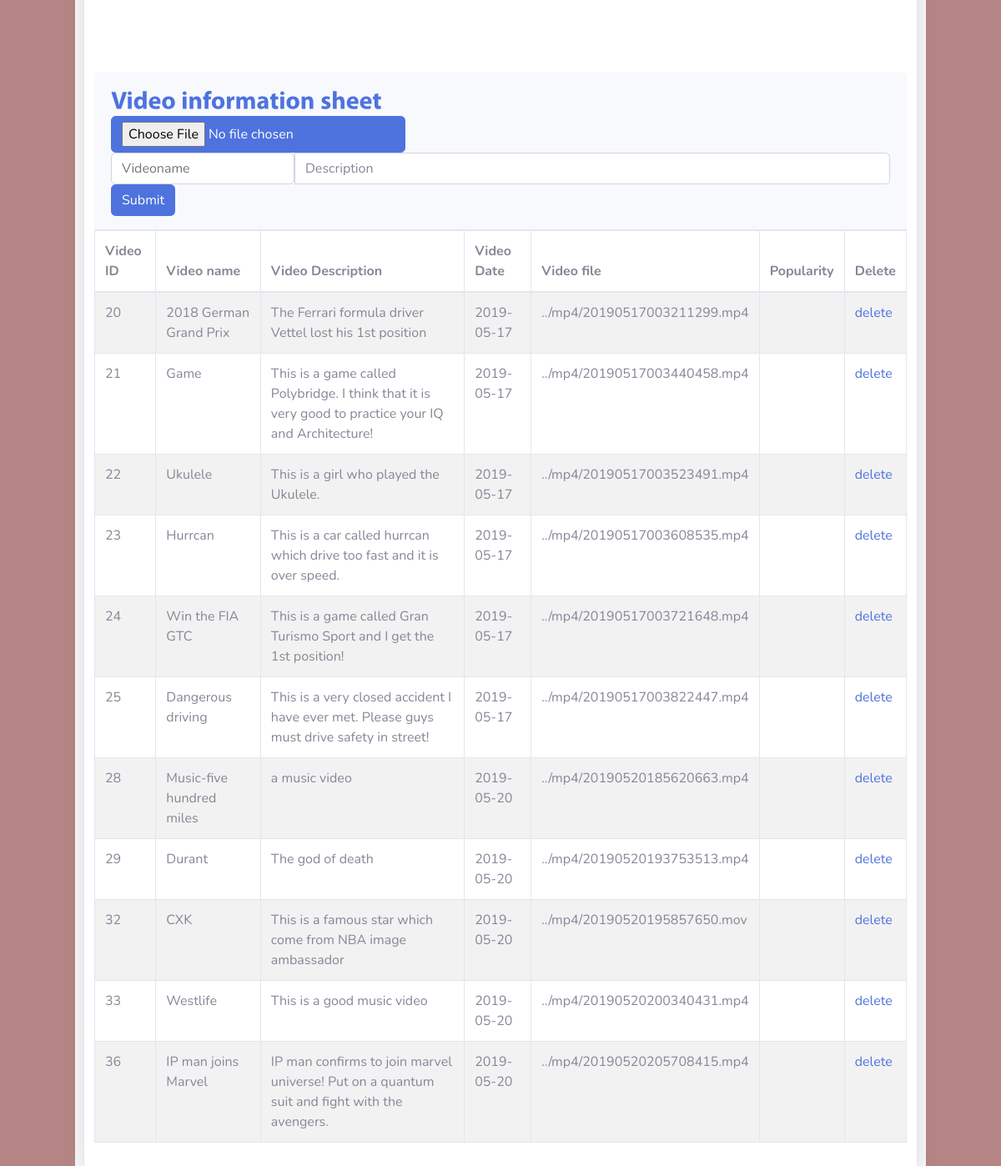
Page /admin/b_v_table.php (signed in, lower part) on the earlier database version.
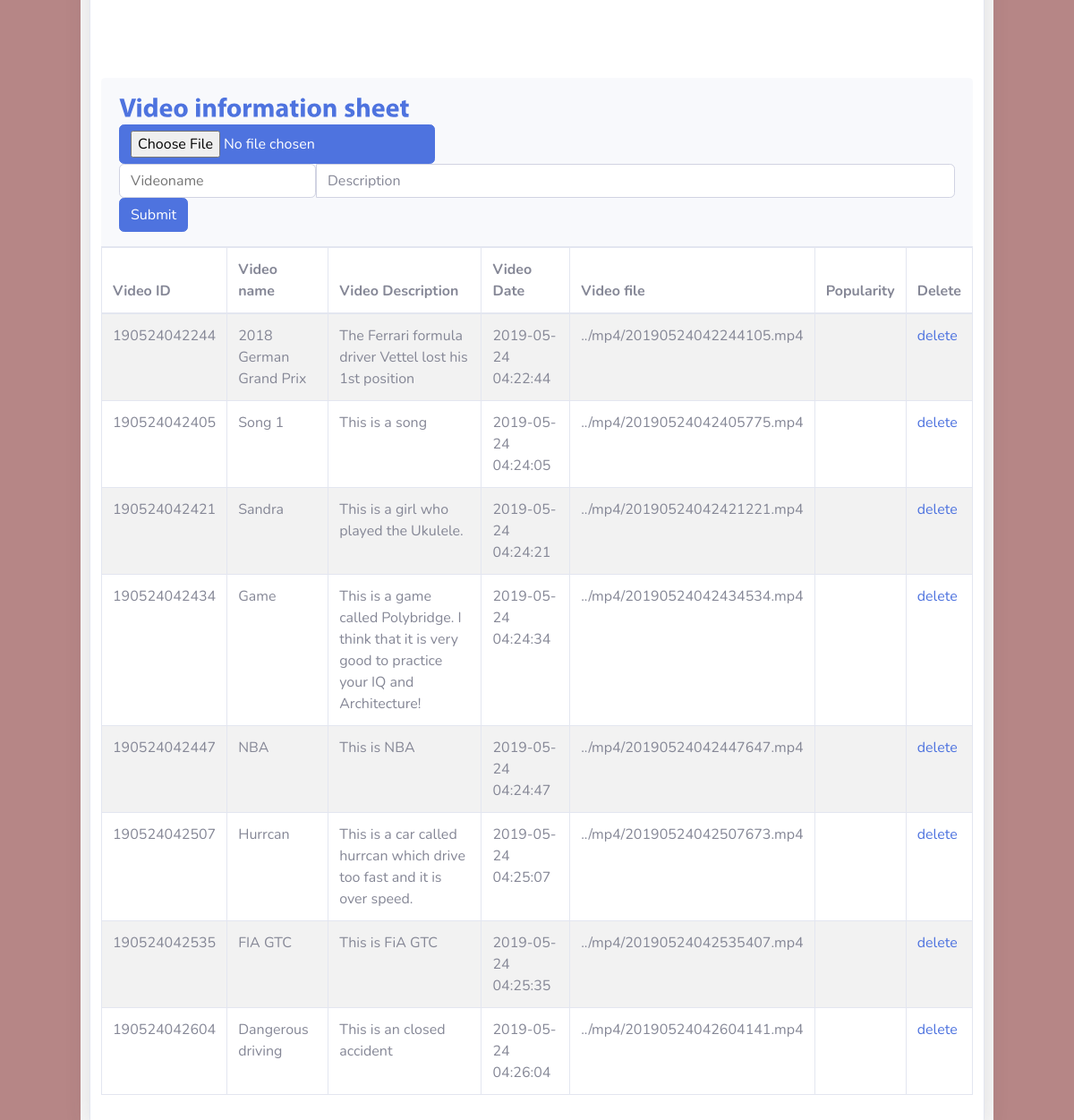
Same page on the later database version.
### tables this page shows
CREATE TABLE `videos` (
  `vd_id` varchar(18) NOT NULL,
  `vd_name` varchar(30) NOT NULL,
  `vd_content` text NOT NULL,
  `vd_date` datetime NOT NULL,
  `vd_file` text NOT NULL
);

### admin/b_v_table.php (the view, shortened to what this page needs)
<?php
require_once('../includes/head.php');
require_once('../includes/adminhead.php');
?>
<html lang="en">
<link href="css/button.css" rel="stylesheet">
<head>
</head>
<body>
    <div id="content_sec">
        <div class="card shadow mb-4">
            <div class="table">
                <div class="col-lg-12">
                    <div class="panel panel-default">
                        <div class="card-header py-3">
                            <h6 class="m-0 font-weight-bold text-primary">Video information sheet</h6>
                            <form method="POST" action="addvd.php" enctype="multipart/form-data">
                                <input class="btn btn-primary" type="file" name="myfile">
                                <div class="input-group">
                                    <input class="videoname" type="text" name="videoname" placeholder="Videoname">
                                    <input class="form-control" type="text" name="vd_content" placeholder="Description">
                                </div>
                                <button type="submit" class="btn btn-primary" name="submit" class="text">Submit</button>
                            </form>
                        </div>
                        <div class="panel-body">
                            <table width="100%" class="table table-striped table-bordered table-hover" id="dataTables-example">
                                <?php
                                $query = "SELECT * ";
                                $query .= "FROM videos";
                                $result = mysqli_query($connection, $query);
                                ?>
                                <thead>
                                    <tr>
                                        <th>Video ID</th>
                                        <th>Video name</th>
                                        <th>Video Description</th>
                                        <th>Video Date</th>
                                        <th>Video file</th>
                                        <th>Popularity</th>
                                        <th>Delete</th>
                                    </tr>
                                </thead>
                                <tbody>
                                    <?php
                                    while ($row = mysqli_fetch_array($result)) {
                                        echo "<tr>";
                                        echo "<td>" . $row["vd_id"] . "</td>";
                                        echo "<td>" . $row["vd_name"] . "</td>";
                                        echo "<td>" . $row["vd_content"] . "</td>";
                                        echo "<td>" . $row["vd_date"] . "</td>";
                                        echo "<td>" . $row["vd_file"] . "</td>";
                                        echo "<td>" . $row["vd_popularity"] . "</td>";
                                        echo "<td><a class='text' href='deletevd.php?vd_id=" . $row["vd_id"] . "'>delete</a></td>";
                                        echo "</tr>";
                                    }
                                    ?>
                                </tbody>
                            </table>
                        </div>
                    </div>
                </div>
            </div>

Differences in the rows shown:
removed videos: vd_id "20", vd_name "2018 German Grand Prix", vd_content "The Ferrari formula driver Vettel lost his 1st position", vd_date "2019-05-17", vd_file "../mp4/20190517003211299.mp4"
removed videos: vd_id "21", vd_name "Game", vd_content "This is a game called Polybridge. I think that it is very good to practice your IQ and Architecture!", vd_date "2019-05-17", vd_file "../mp4/20190517003440458.mp4"
removed videos: vd_id "22", vd_name "Ukulele", vd_content "This is a girl who played the Ukulele.", vd_date "2019-05-17", vd_file "../mp4/20190517003523491.mp4"
removed videos: vd_id "23", vd_name "Hurrcan", vd_content "This is a car called hurrcan which drive too fast and it is over speed.", vd_date "2019-05-17", vd_file "../mp4/20190517003608535.mp4"
removed videos: vd_id "24", vd_name "Win the FIA GTC", vd_content "This is a game called Gran Turismo Sport and I get the 1st position!", vd_date "2019-05-17", vd_file "../mp4/20190517003721648.mp4"
removed videos: vd_id "25", vd_name "Dangerous driving", vd_content "This is a very closed accident I have ever met. Please guys must drive safety in street!", vd_date "2019-05-17", vd_file "../mp4/20190517003822447.mp4"
removed videos: vd_id "28", vd_name "Music-five hundred miles", vd_content "a music video", vd_date "2019-05-20", vd_file "../mp4/20190520185620663.mp4"
removed videos: vd_id "29", vd_name "Durant", vd_content "The god of death", vd_date "2019-05-20", vd_file "../mp4/20190520193753513.mp4"
removed videos: vd_id "32", vd_name "CXK", vd_content "This is a famous star which come from NBA image ambassador", vd_date "2019-05-20", vd_file "../mp4/20190520195857650.mov"
removed videos: vd_id "33", vd_name "Westlife", vd_content "This is a good music video", vd_date "2019-05-20", vd_file "../mp4/20190520200340431.mp4"
removed videos: vd_id "36", vd_name "IP man joins Marvel", vd_content "IP man confirms to join marvel universe! Put on a quantum suit and fight with the avengers.", vd_date "2019-05-20", vd_file "../mp4/20190520205708415.mp4"
added videos: vd_id "190524042244", vd_name "2018 German Grand Prix", vd_content "The Ferrari formula driver Vettel lost his 1st position", vd_date "2019-05-24 04:22:44", vd_file "../mp4/20190524042244105.mp4"
added videos: vd_id "190524042405", vd_name "Song 1", vd_content "This is a song", vd_date "2019-05-24 04:24:05", vd_file "../mp4/20190524042405775.mp4"
added videos: vd_id "190524042421", vd_name "Sandra", vd_content "This is a girl who played the Ukulele.", vd_date "2019-05-24 04:24:21", vd_file "../mp4/20190524042421221.mp4"
added videos: vd_id "190524042434", vd_name "Game", vd_content "This is a game called Polybridge. I think that it is very good to practice your IQ and Architecture!", vd_date "2019-05-24 04:24:34", vd_file "../mp4/20190524042434534.mp4"
added videos: vd_id "190524042447", vd_name "NBA", vd_content "This is NBA", vd_date "2019-05-24 04:24:47", vd_file "../mp4/20190524042447647.mp4"
added videos: vd_id "190524042507", vd_name "Hurrcan", vd_content "This is a car called hurrcan which drive too fast and it is over speed.", vd_date "2019-05-24 04:25:07", vd_file "../mp4/20190524042507673.mp4"
added videos: vd_id "190524042535", vd_name "FIA GTC", vd_content "This is FiA GTC", vd_date "2019-05-24 04:25:35", vd_file "../mp4/20190524042535407.mp4"
added videos: vd_id "190524042604", vd_name "Dangerous driving", vd_content "This is an closed accident", vd_date "2019-05-24 04:26:04", vd_file "../mp4/20190524042604141.mp4"
